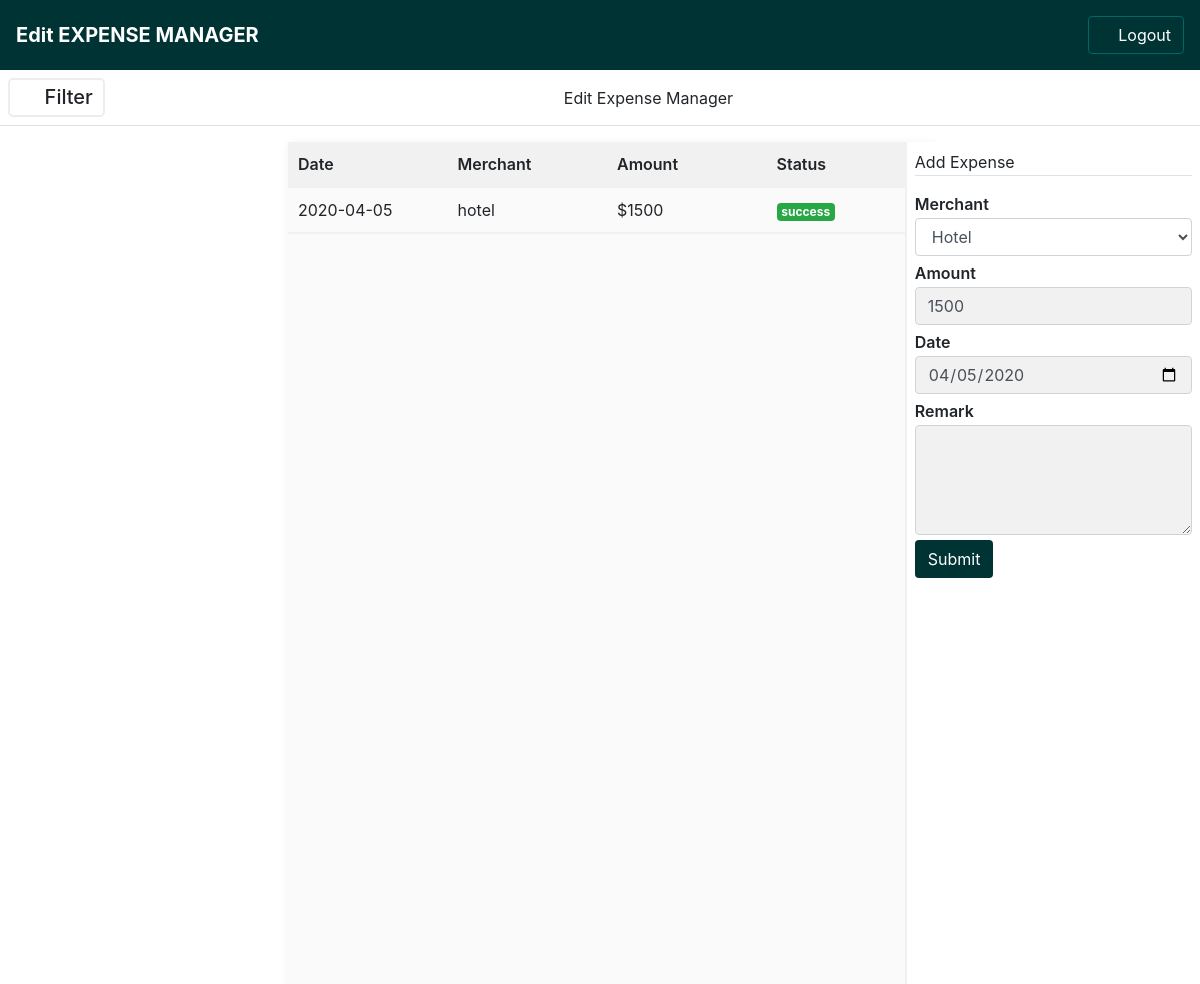
The page /edit?view=1 on the database its author committed.
### main.py (models this page shows, shortened)
class Expenses(db.Model):
    __tablename__ = "expenses"
    id = db.Column(db.Integer, primary_key=True)
    merchant = db.Column(db.String, nullable=False)
    amount = db.Column(db.Integer, nullable=False)
    date = db.Column(db.String, nullable=False)
    remark = db.Column(db.String, nullable=False)

### main.py (the view, shortened to what this page needs)
@app.route('/edit', methods=['GET', 'POST'])
def edit():
    user_id = request.args.get('view')
    single = Expenses.query.filter_by(id=user_id).first()
    return render_template('edit.html', record=single)

### templates/edit.html (shortened to what this page needs)
<!DOCTYPE html>
<html xmlns="http://www.w3.org/1999/html" xmlns="http://www.w3.org/1999/html">
	<head>
	<link rel="stylesheet" href="{{url_for ('static', filename= 'assets/css/bootstrap.min.css') }}">
	<link rel="stylesheet" type="text/css" href="{{url_for ('static', filename= 'assets/css/font-awesome.min.css') }}">
	<link rel="stylesheet" type="text/css" href="{{url_for ('static', filename= 'assets/css/style.css') }}">
	</head>
<body>
	<header class="sticky-top">
			<nav class="d-flex p-3 bg-color align-items-center">
				<div class="brand">
					<h5 class="text-white font-weight-bold">Edit EXPENSE MANAGER</h5>
				</div>
				<div class="tab ml-auto">
					<a  href="{{ url_for('logout') }}" class="btn bg-outline text-white">
						<i class="fa fa-power-off"></i>
						Logout
					</a>
				</div>
			</nav>
		</header>
	<div class="container-fluid">
		<main class="main">
			<nav class="p-2 border-bottom d-flex align-items-center">
				<div class="filter-toggle d-flex align-items-center" onclick="openFilter()">
					<span class="mr-2" id="filter-toggler">
						<i class="fa fa-filter fa-lg"></i>
					</span>
					<h5 class="">Filter</h5>
				</div>
				<div class="mx-auto">
					Edit Expense Manager
				</div>
			</nav>
	<section class="p-0 expense-board">
				<form action="{{url_for('edit')}}" method="POST" class="mt-3">
					<div class="board" id="board">
						<div class="exp-tbl">
							<ul class="tbl-head sticky-top">
								<li class="tbl-item">Date</li>
								<li class="tbl-item">Merchant</li>
								<li class="tbl-item">Amount</li>
								<li class="tbl-item">Status</li>
							</ul>
								<div class="tbl-body w-100 scrollable">
										<ul class="tbl-row">
												<li class="tbl-item">{{record.date}}</li>
												<li class="tbl-item">{{record.merchant}}</li>
												<li class="tbl-item">${{record.amount}}</li>
												<li class="tbl-item">
													<span class="badge badge-success">success</span>
												</li>
										</ul>
								</div>
						</div>
					</div>
				</form>
			</section>
			<section class="add-expense">
					<div class="p-2">
						<div class="border-bottom">
							<p class="p-">Add Expense</p>
						</div>
						<form action="{{url_for('edit')}}" method="POST" class="mt-3">
							<div class="form-group">
                        <label for="from" class="form-label">Merchant</label>
                        <select  class="form-control" name="merchant">
                            <option value="hotel">Hotel</option>
                        </select>
                    </div>
                    <div class="form-group ">
                        <label for="from" class="form-label">Amount</label>
                        <input type="number" value="{{record.amount}}" name="amount" min="0" max="1000000000" class="form-control" />
                    </div>
                    <div class="form-group">
                        <label for="from" class="form-label">Date</label>
                        <input type="date" value="{{record.date}}" name="date" class="form-control" />
                    </div>
                    <div class="form-group">
                        <label for="from" class="form-label">Remark</label>
                        <textarea name="remark" class="form-control" maxlength="1500" rows="4"></textarea>
                    </div>
                    <div class="form-group">
                        <button type="submit" class="btn bg-color">
                            Submit
                        </button>
                    </div>
						</form>
					</div>
				</section>
			</main>
	</div>
</body>
</html>

### static/assets/css/style.css (style rules this page uses)
a,a:hover { text-decoration: none; }
.bg-color { background-color: #003333; color: #fff; }
.container-fluid,.row { padding: 0; margin: 0; }
p,h1,h2,h3,h4,h5,h6 { margin-bottom: 1px; }
label.form-label { margin-bottom: 2px; font-weight: 600; }
input.form-control,textarea.form-control { background-color: #f1f1f1; }
.form-group { margin-bottom: 5px; }
.bg-color a.bg-outline { border-color: #006666; }
.filter-toggle { cursor: pointer; border-radius: 5px; padding: 5px 10px; background-color: #fff; border: 2px solid #ededed; }
.add-expense { position: fixed; right: 0; white-space: nowrap; background-color: #fff; height: 100%; border-left: 2px solid #f1f1f1; overflow: auto; }
.expense-board .board { margin-left: 18em; position: fixed; width: 54%; height: 100%; white-space: nowrap; overflow-y: auto; box-shadow: 1px 2px 9px #eee; background-color: #fafafa; }
.scrollable { height: 100%; position: absolute; overflow: auto; }
.exp-tbl .tbl-head { background-color: #f1f1f1; }
.exp-tbl .tbl-head,.exp-tbl .tbl-row { list-style-type: none; display: flex; margin-bottom: 0; padding: 5px; align-items: center; border-bottom: 2px solid #f1f1f1; }
.exp-tbl .tbl-head .tbl-item,.exp-tbl .tbl-row .tbl-item { flex: 1; padding: 5px; }
.exp-tbl .tbl-head .tbl-item { font-weight: 600; }
@media screen and (min-width: 1071px) { .add-expense { width: 24.6%; } }

### rows shown on the page
Expenses: date "2020-04-05", merchant "hotel", amount "1500", date "04/05/2020"
